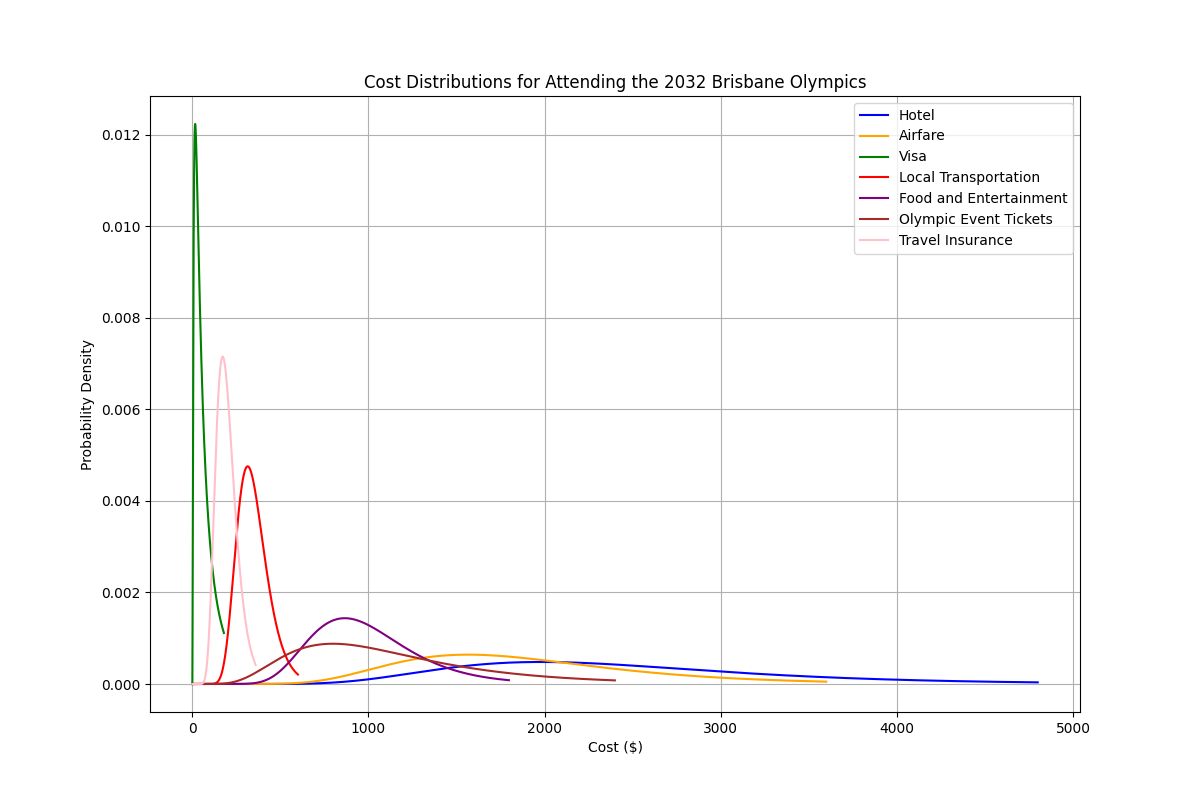

The Python source for this figure:
import numpy as np
from scipy.stats import lognorm
import matplotlib.pyplot as plt


def create_distribution(prices, name, color):
    mu, sigma = np.mean(np.log(prices)), np.std(np.log(prices))
    dist = lognorm(s=sigma, scale=np.exp(mu))

    x = np.linspace(0, np.max(prices) * 1.2, 1000)
    y = dist.pdf(x)

    plt.plot(x, y, label=name, color=color)
    return dist


# Generate data for each component
np.random.seed(42)  # for reproducibility

# Define colors for each distribution
colors = {
    "Hotel": 'blue',
    "Airfare": 'orange',
    "Visa": 'green',
    "Local Transportation": 'red',
    "Food and Entertainment": 'purple',
    "Olympic Event Tickets": 'brown',
    "Travel Insurance": 'pink'
}

# Generate random prices for each component
hotel_prices = np.random.uniform(1000, 4000, 1000)  # $100-$400 per night
airfare_prices = np.random.uniform(800, 3000, 1000)
visa_prices = np.random.uniform(0, 150, 1000)  # Some countries don't need visa
transport_prices = np.random.uniform(200, 500, 1000)  # For the entire trip
food_entertainment_prices = np.random.uniform(500, 1500, 1000)  # For the entire trip
ticket_prices = np.random.uniform(300, 2000, 1000)  # Multiple events
insurance_prices = np.random.uniform(100, 300, 1000)

# Create distributions for each component and plot them
plt.figure(figsize=(12, 8))

create_distribution(hotel_prices, "Hotel", colors["Hotel"])
create_distribution(airfare_prices, "Airfare", colors["Airfare"])
create_distribution(visa_prices, "Visa", colors["Visa"])
create_distribution(transport_prices, "Local Transportation", colors["Local Transportation"])
create_distribution(food_entertainment_prices, "Food and Entertainment", colors["Food and Entertainment"])
create_distribution(ticket_prices, "Olympic Event Tickets", colors["Olympic Event Tickets"])
create_distribution(insurance_prices, "Travel Insurance", colors["Travel Insurance"])

# Customize the plot
plt.title('Cost Distributions for Attending the 2032 Brisbane Olympics')
plt.xlabel('Cost ($)')
plt.ylabel('Probability Density')
plt.legend()
plt.grid(True)

# Show the plot
plt.show()
plt.figure(figsize=(15, 12))

# Calculate total trip cost distribution
total_prices = (hotel_prices + airfare_prices + visa_prices + transport_prices +
                food_entertainment_prices + ticket_prices + insurance_prices)

# Create total cost distribution and plot it on the same graph
total_dist = create_distribution(total_prices, "Total Trip Cost", 'black')

# Show updated plot with total cost included
plt.title('Cost Distributions for Attending the 2032 Brisbane Olympics (Including Total Cost)')
plt.xlabel('Cost ($)')
plt.ylabel('Probability Density')
plt.legend()
plt.grid(True)
plt.show()
